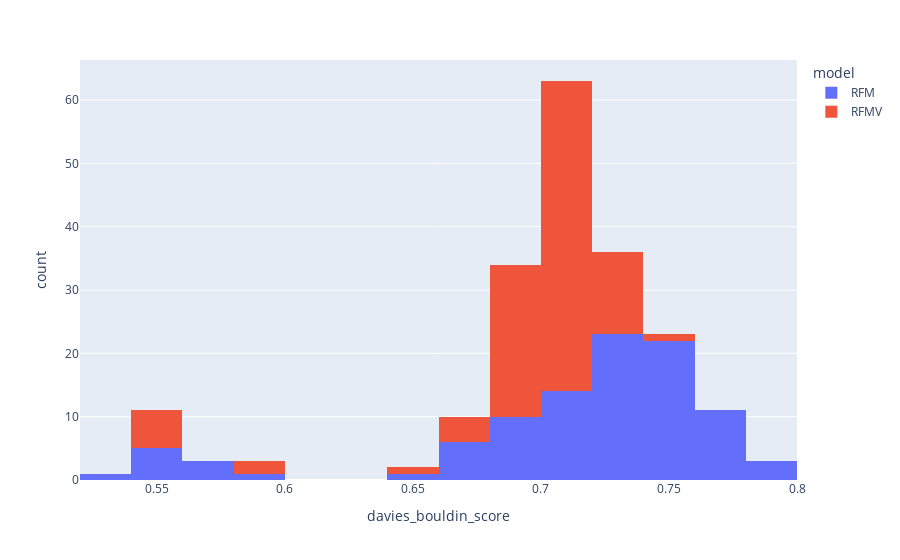

Here is the notebook cell this chart was saved with:
### Code cell
fig3 = px.histogram(report, x='davies_bouldin_score', color='model')
fig3.show()

### Figure 1 — Plotly figure (JSON) as saved in the notebook; plotly's stock layout.template omitted (floating-point values rounded to 4 significant figures)
{"data": [{"alignmentgroup": "True", "bingroup": "x", "hovertemplate": "model=RFM<br>davies_bouldin_score=%{x}<br>count=%{y}<extra></extra>", "legendgroup": "RFM", "marker": {"color": "#636efa", "pattern": {"shape": ""}}, "name": "RFM", "offsetgroup": "RFM", "orientation": "v", "showlegend": true, "type": "histogram", "x": [0.7, 0.72, 0.68, 0.73, 0.69, 0.71, 0.7, 0.56, 0.79, 0.74, 0.76, 0.74, 0.54, 0.76, 0.71, 0.76, 0.72, 0.74, 0.78, 0.7, 0.67, 0.73, 0.74, 0.76, 0.7, 0.74, 0.76, 0.74, 0.72, 0.7, 0.75, 0.68, 0.73, 0.54, 0.71, 0.75, 0.72, 0.76, 0.68, 0.72, 0.73, 0.76, 0.69, 0.71, 0.73, 0.74, 0.72, 0.7, 0.54, 0.75, 0.67, 0.72, 0.69, 0.56, 0.67, 0.64, 0.55, 0.73, 0.68, 0.74, 0.72, 0.75, 0.57, 0.75, 0.67, 0.7, 0.66, 0.72, 0.72, 0.67, 0.75, 0.75, 0.72, 0.76, 0.75, 0.71, 0.77, 0.71, 0.72, 0.79, 0.74, 0.71, 0.69, 0.72, 0.59, 0.76, 0.75, 0.73, 0.74, 0.74, 0.72, 0.53, 0.69, 0.55, 0.75, 0.69, 0.76, 0.72, 0.75, 0.72], "xaxis": "x", "yaxis": "y"}, {"alignmentgroup": "True", "bingroup": "x", "hovertemplate": "model=RFMV<br>davies_bouldin_score=%{x}<br>count=%{y}<extra></extra>", "legendgroup": "RFMV", "marker": {"color": "#EF553B", "pattern": {"shape": ""}}, "name": "RFMV", "offsetgroup": "RFMV", "orientation": "v", "showlegend": true, "type": "histogram", "x": [0.69, 0.54, 0.58, 0.7, 0.71, 0.68, 0.66, 0.73, 0.68, 0.68, 0.7, 0.71, 0.65, 0.73, 0.71, 0.72, 0.7, 0.71, 0.71, 0.68, 0.72, 0.71, 0.69, 0.71, 0.72, 0.7, 0.67, 0.58, 0.72, 0.71, 0.7, 0.71, 0.69, 0.71, 0.7, 0.69, 0.68, 0.72, 0.7, 0.68, 0.69, 0.7, 0.69, 0.69, 0.69, 0.68, 0.67, 0.71, 0.7, 0.69, 0.69, 0.72, 0.7, 0.71, 0.7, 0.54, 0.69, 0.68, 0.7, 0.74, 0.54, 0.67, 0.69, 0.7, 0.71, 0.7, 0.7, 0.55, 0.73, 0.55, 0.7, 0.68, 0.7, 0.72, 0.7, 0.71, 0.7, 0.7, 0.7, 0.71, 0.73, 0.7, 0.68, 0.72, 0.54, 0.71, 0.69, 0.71, 0.7, 0.71, 0.7, 0.7, 0.71, 0.7, 0.71, 0.71, 0.71, 0.69, 0.72, 0.7], "xaxis": "x", "yaxis": "y"}], "layout": {"barmode": "relative", "legend": {"title": {"text": "model"}, "tracegroupgap": 0}, "margin": {"t": 60}, "xaxis": {"anchor": "y", "domain": [0, 1], "title": {"text": "davies_bouldin_score"}}, "yaxis": {"anchor": "x", "domain": [0, 1], "title": {"text": "count"}}}}
